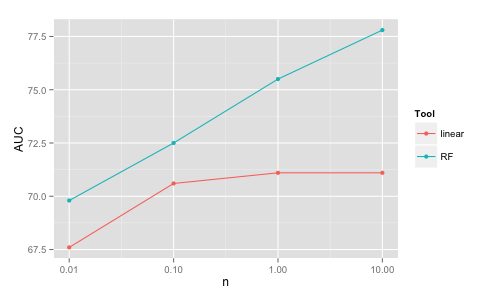

R code for this plot:

library(ggplot2)
library(readr)

d <- read_csv("z-auc-lin-rf.csv")

ggplot(d, aes(x = n, y = AUC, color = Tool)) +
  geom_point() + geom_line() + scale_x_log10(breaks = c(0.01,0.1,1,10))
